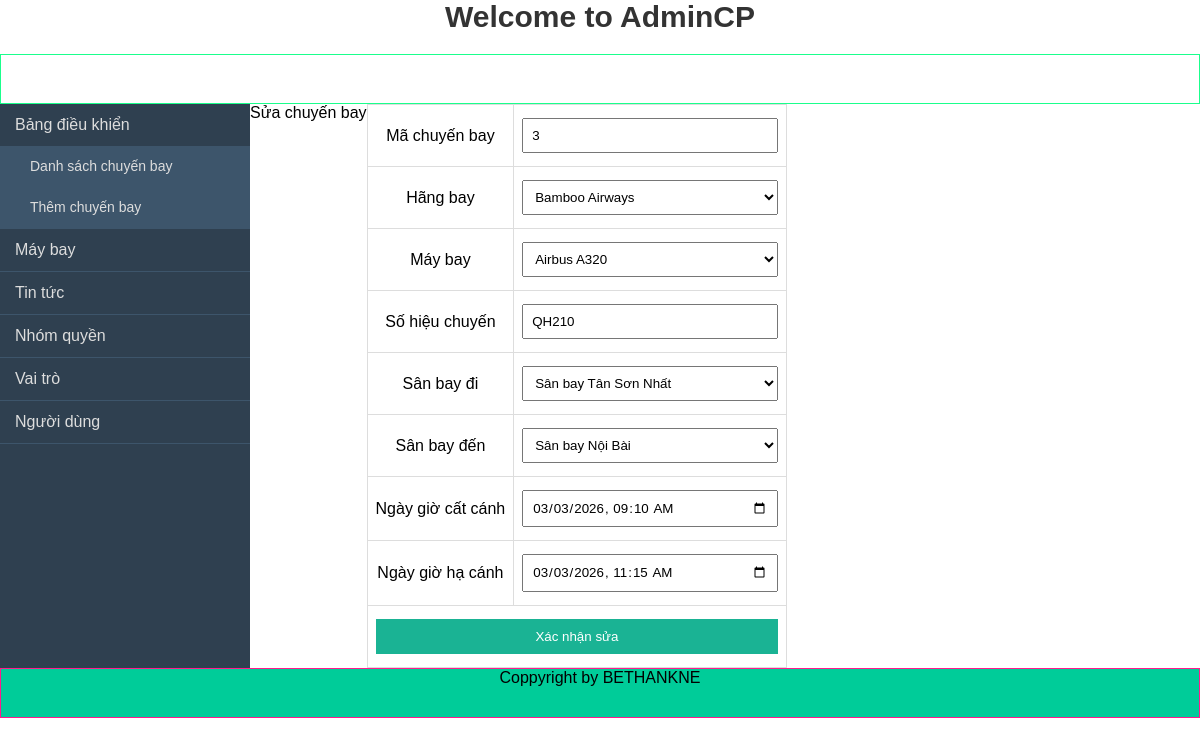
The app's page /flight_project/admincp/index.php?action=sua&ma_chuyen_bay=3 with its own data.
### tables this page shows
CREATE TABLE `chuyen_bay` (
  `ma_chuyen_bay` int(11) NOT NULL,
  `ma_hang` int(11) NOT NULL,
  `ma_may_bay` int(11) DEFAULT NULL,
  `so_hieu_chuyen` varchar(20) NOT NULL,
  `san_bay_di` int(11) NOT NULL,
  `san_bay_den` int(11) NOT NULL,
  `ngay_gio_cat_canh` datetime NOT NULL,
  `ngay_gio_ha_canh` datetime NOT NULL,
  `thoi_gian_bay_phut` int(11) NOT NULL
);

### flight_project/admincp/modules/quanlychuyenbay/sua.php (the view)
<?php
$sql_sua_chuyenbay = "SELECT * FROM chuyen_bay
WHERE ma_chuyen_bay='".$_GET['ma_chuyen_bay']."' LIMIT 1";
$query_sua_chuyenbay = mysqli_query($mysqli,$sql_sua_chuyenbay);
$dong = mysqli_fetch_array($query_sua_chuyenbay);
?>
<p>Sửa chuyến bay</p>
<form method="POST" action="index.php?action=xuly&ma_chuyen_bay=<?php echo $dong['ma_chuyen_bay']; ?>">
<table border="1" width="50%" style="border-collapse: collapse;">
<tr>
<td>Mã chuyến bay</td>
<td>
    <input type="text" value="<?php echo $dong['ma_chuyen_bay']; ?>" readonly>
</td>
</tr>
<tr>
<td>Hãng bay</td>
<td>
<select name="ma_hang">
<?php
$query_hang = mysqli_query($mysqli,"SELECT * FROM hang_hang_khong");
while($row = mysqli_fetch_array($query_hang)){
    $selected = ($row['ma_hang'] == $dong['ma_hang']) ? "selected" : "";
    echo "<option value='".$row['ma_hang']."' $selected>".$row['ten_hang']."</option>";
}
?>
</select>
</td>
</tr>
<tr>
<td>Máy bay</td>
<td>
<select name="ma_may_bay">
<?php
$query_mb = mysqli_query($mysqli,"SELECT * FROM may_bay");
while($row = mysqli_fetch_array($query_mb)){
    $selected = ($row['ma_may_bay'] == $dong['ma_may_bay']) ? "selected" : "";
    echo "<option value='".$row['ma_may_bay']."' $selected>".$row['ten_may_bay']."</option>";
}
?>
</select>
</td>
</tr>
<tr>
<td>Số hiệu chuyến</td>
<td>
<input type="text" name="so_hieu_chuyen"
value="<?php echo $dong['so_hieu_chuyen']; ?>">
</td>
</tr>
<tr>
<td>Sân bay đi</td>
<td>
<select name="san_bay_di">
<?php
$query_sb = mysqli_query($mysqli,"SELECT * FROM san_bay");
while($row = mysqli_fetch_array($query_sb)){
    $selected = ($row['ma_san_bay'] == $dong['san_bay_di']) ? "selected" : "";
    echo "<option value='".$row['ma_san_bay']."' $selected>".$row['ten_san_bay']."</option>";
}
?>
</select>
</td>
</tr>
<tr>
<td>Sân bay đến</td>
<td>
<select name="san_bay_den">
<?php
$query_sb = mysqli_query($mysqli,"SELECT * FROM san_bay");
while($row = mysqli_fetch_array($query_sb)){
    $selected = ($row['ma_san_bay'] == $dong['san_bay_den']) ? "selected" : "";
    echo "<option value='".$row['ma_san_bay']."' $selected>".$row['ten_san_bay']."</option>";
}
?>
</select>
</td>
</tr>
<tr>
<td>Ngày giờ cất cánh</td>
<td>
<input type="datetime-local" name="ngay_gio_cat_canh"
value="<?php echo date('Y-m-d\TH:i', strtotime($dong['ngay_gio_cat_canh'])); ?>">
</td>
</tr>
<tr>
<td>Ngày giờ hạ cánh</td>
<td>
<input type="datetime-local" name="ngay_gio_ha_canh"
value="<?php echo date('Y-m-d\TH:i', strtotime($dong['ngay_gio_ha_canh'])); ?>">
</td>
</tr>
<tr>
<td colspan="2">
<input type="submit" name="suachuyenbay" value="Xác nhận sửa">
</td>
</tr>
</table>
</form>

### flight_project/admincp/css/styleadmincp.css (style rules this page uses)
* { margin: 0; padding: 0; box-sizing: border-box; font-family: Arial, Helvetica, sans-serif; }
body { display: flex; flex-direction: column; }
table { width: 100%; border-collapse: collapse; background: white; }
table, th, td { border: 1px solid #ddd; }
td { padding: 8px; text-align: center; }
input, select { width: 100%; padding: 8px; margin: 5px 0; }
button, input[type=submit] { padding: 10px; background: #1ab394; border: none; color: white; cursor: pointer; }

### records on screen
chuyen_bay: ma_chuyen_bay "3", so_hieu_chuyen "QH210", ngay_gio_cat_canh "03/03/2026 09:10", ngay_gio_ha_canh "03/03/2026 11:15"

### other values on screen
form field ma_hang "Bamboo Airways"
form field ma_may_bay "Airbus A320"
form field san_bay_di "Sân bay Tân Sơn Nhất"
form field san_bay_den "Sân bay Nội Bài"
